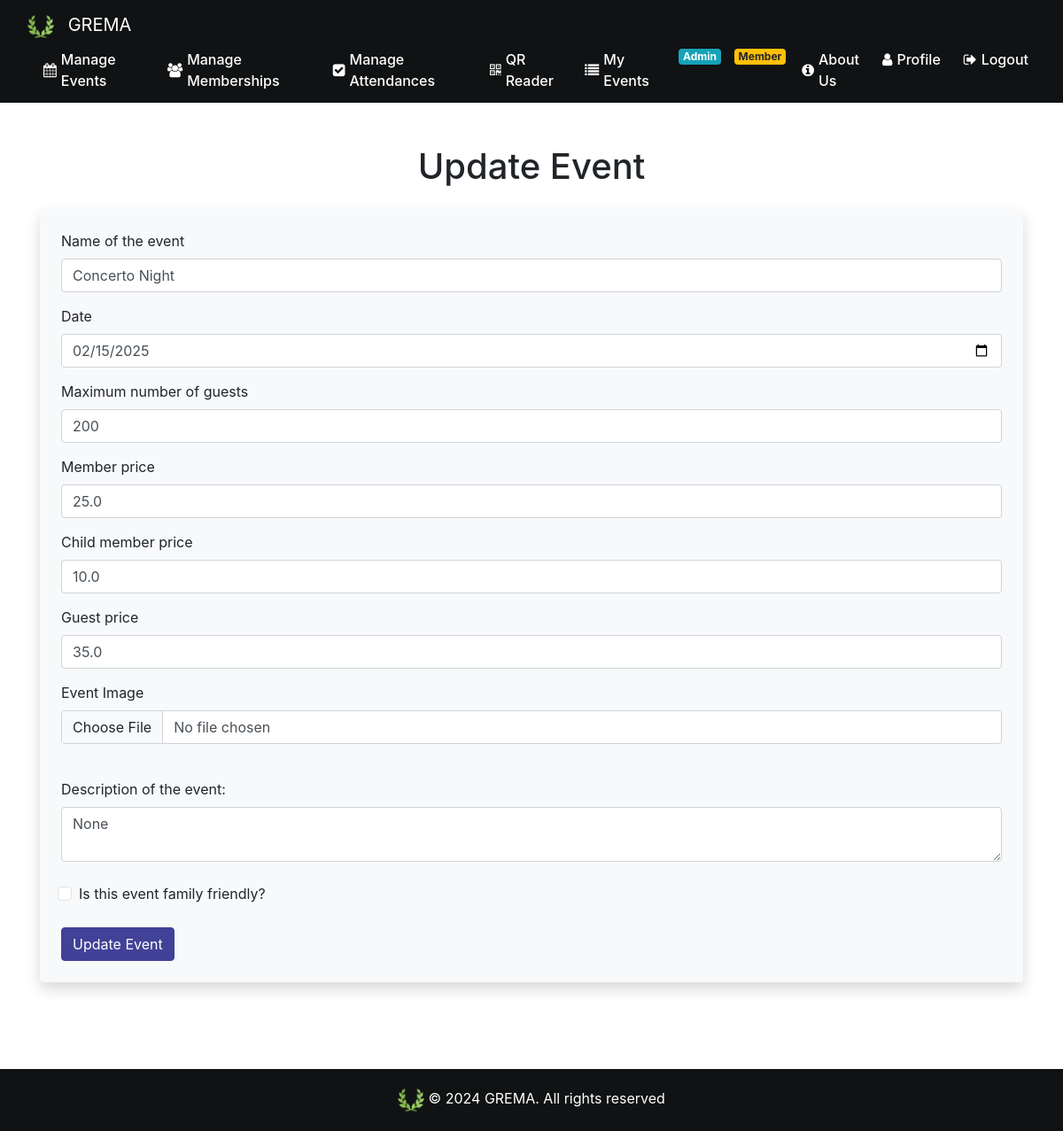
Screenshot of /update-event/1 (signed in) with the database file from the repository.
### website/models.py (models this page shows)
class Event(db.Model):
    id = db.Column(db.Integer, primary_key=True)
    name= db.Column(db.String(80))
    date = db.Column(db.DateTime(timezone=True), default=func.current_date())
    max_guest_num = db.Column(db.Integer)
    member_price=db.Column(db.Float)
    member_child_price=db.Column(db.Float)
    guest_price=db.Column(db.Float)
    child_price=db.Column(db.Float)
    is_family_friendly=db.Column(db.Boolean)
    img_url=db.Column(db.String(300))
    description=db.Column(db.String(800))
    admin_id = db.Column(db.Integer, db.ForeignKey('admin.id'))

### website/views.py (the view, shortened to what this page needs)
@login_required
@views.route('/update-event/<int:event_id>', methods=['GET', 'POST'])
def update_event(event_id):
    event = Event.query.get_or_404(event_id)
    return render_template('update_event.html', event=event, user=current_user)

### website/views.py (called while the page is built)
@views.context_processor
def inject_membership():
    if current_user.is_authenticated:
        is_member = Fee.query.filter_by(user_fee=current_user.id, payed=True).first() is not None
    else:
        is_member = False
    return dict(is_member=is_member)

### website/templates/update_event.html (shortened to what this page needs)
{% extends "base.html" %}
{% block content %}
<div class="container py-5">
    <h1 class="text-center mb-4">Update Event</h1>
    <form method="POST" enctype="multipart/form-data" class="shadow p-4 bg-light rounded">
        <div class="form-group">
            <label for="name">Name of the event</label>
            <input type="text" class="form-control" id="name" name="name" value="{{ event.name }}" />
        </div>
        <div class="form-group">
            <label for="date">Date</label>
            <input type="date" class="form-control" id="date" name="date"
                value="{{ event.date.strftime('%Y-%m-%d') }}" />
        </div>
        <div class="form-group">
            <label for="max_guest_num">Maximum number of guests</label>
            <input type="number" class="form-control" id="max_guest_num" name="max_guest_num"
                value="{{ event.max_guest_num }}" />
        </div>
        <div class="form-group">
            <label for="member_price">Member price</label>
            <input type="number" class="form-control" id="member_price" name="member_price"
                value="{{ event.member_price }}" />
        </div>
        <div class="form-group">
            <label for="member_child_price">Child member price</label>
            <input type="number" class="form-control" id="member_child_price" name="member_child_price"
                value="{{ event.member_child_price }}" />
        </div>
        <div class="form-group">
            <label for="guest_price">Guest price</label>
            <input type="number" class="form-control" id="guest_price" name="guest_price"
                value="{{ event.guest_price }}" />
        </div>
        <div class="form-group">
            <label for="img_url">Event Image</label>
            <input type="file" class="form-control" id="img_url" name="img_url" />
        </div>
        <br />
        <label for="description">Description of the event:</label>
        <textarea name="description" id="description" class="form-control">{{ event.description }}</textarea>
        <br />
        <div class="form-check">
            <input class="form-check-input" type="checkbox" value="true" id="isFamilyFriendly" name="isFamilyFriendly">
            <label class="form-check-label" for="isFamilyFriendly">
                Is this event family friendly?
            </label>
        </div>
        <br />
        <button type="submit" class="btn btn-primary">Update Event</button>
    </form>
</div>
{% endblock %}

### website/static/base.css (style rules this page uses)
html { position: relative; min-height: 100%; }
body { margin-bottom: 100px; margin: 0; padding: 0; }

### website/templates/update_event.html (style rules this page uses)
.form-group { margin-bottom: 15px; }
.btn-primary { background-color: #414197; border-color: #414197; }

### rows the page displays
Event: name "Concerto Night", date "02/15/2025", max_guest_num "200", member_price "25.0", member_child_price "10.0", guest_price "35.0", description "None"
